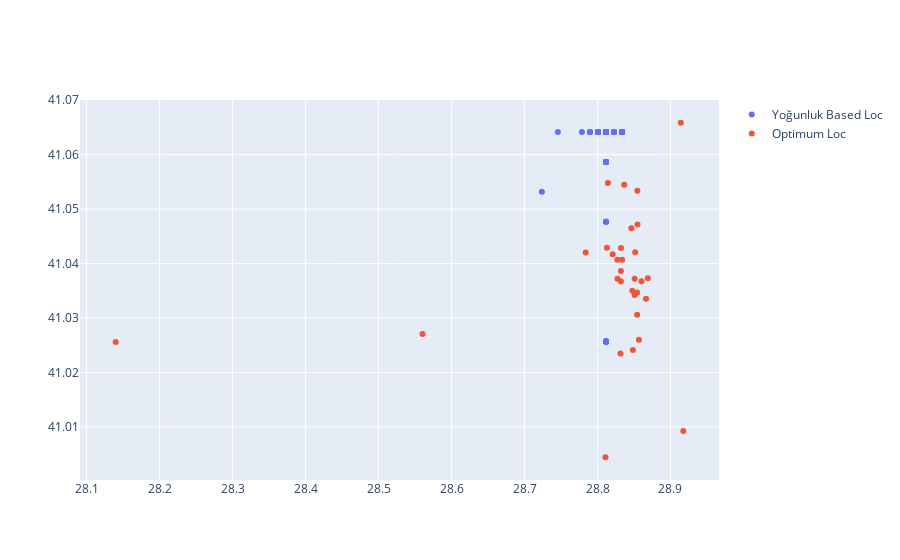

The code cell stored with this chart in its notebook:
### Code cell
import plotly.graph_objects as go

# Create a figure with 2 subplots
fig = go.Figure()

# Add a scatter plot to the first subplot
fig.add_scatter(x=df1['LONGITUDE'].iloc[:100], y=df1['LATITUDE'].iloc[:100],
                mode='markers',
                name='Yoğunluk Based Loc')

# Add a scatter plot to the second subplot
fig.add_scatter(x=df3['LONGITUDE'][:100], y=df3['LATITUDE'][:100],
                mode='markers',
                name='Optimum Loc')

fig.show()
